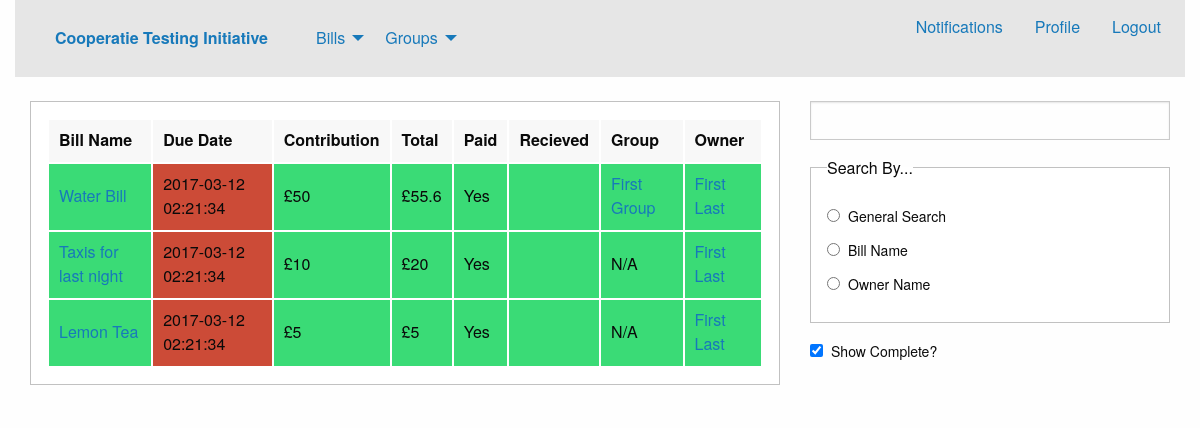
The app's page /bills.php?uid= (signed in) with its own data.
### tables this page shows
CREATE TABLE billContributors
(
	billID INTEGER NOT NULL,
	userID INTEGER NOT NULL,
	groupID INTEGER DEFAULT 0,
	owner BOOLEAN NOT NULL DEFAULT FALSE,
	ammount DOUBLE NOT NULL,
	paid BOOLEAN NOT NULL DEFAULT FALSE,
	recieved BOOLEAN NOT NULL DEFAULT FALSE,
	PRIMARY KEY(billID, userID),
	FOREIGN KEY(billID) REFERENCES bills(billID),
	FOREIGN KEY(userID) REFERENCES users(userID),
	FOREIGN KEY(groupID) REFERENCES groups(groupID)
);

CREATE TABLE bills
(
	billID INTEGER NOT NULL UNIQUE PRIMARY KEY AUTOINCREMENT,
	name VARCHAR(50) NOT NULL,
	total DOUBLE NOT NULL,
	typeID INTEGER NOT NULL DEFAULT 1,
	createTS TIMESTAMP DEFAULT CURRENT_TIMESTAMP,
	editTS TIMESTAMP DEFAULT CURRENT_TIMESTAMP,
	dueTS TIMESTAMP DEFAULT CURRENT_TIMESTAMP,
	complete BOOLEAN NOT NULL DEFAULT FALSE,
	FOREIGN KEY(typeID) REFERENCES billTypes(typeID)
);

CREATE TABLE groups
(
	groupID INTEGER NOT NULL UNIQUE PRIMARY KEY AUTOINCREMENT,
	name VARCHAR(30) NOT NULL,
	createTS TIMESTAMP DEFAULT CURRENT_TIMESTAMP,
	lastlogTS TIMESTAMP DEFAULT CURRENT_TIMESTAMP
);

CREATE TABLE users
(
	userID INTEGER NOT NULL UNIQUE PRIMARY KEY AUTOINCREMENT,
	username VARCHAR(30) NOT NULL UNIQUE,
	realname VARCHAR(30) NOT NULL,
	pass VARCHAR(50) NOT NULL,
	salt VARCHAR(50) NOT NULL,
	email VARCHAR(50) NOT NULL UNIQUE,
	createTS TIMESTAMP DEFAULT CURRENT_TIMESTAMP,
	lastlogTS TIMESTAMP DEFAULT CURRENT_TIMESTAMP
);

### database.php (called while the page is built, shortened)
<?php
class Database {
	private $database;
	function __construct() {
		$this->database = $this->getConnection();
	}
	function prepare($query) {
		return $this->database->prepare($query);
	}
	private function getConnection() {
		$conn = new SQLite3('bill.db');
		return $conn;
	}
}
?>

### bills.php (the view, shortened to what this page needs)
<?php session_start();
$uid = $_SESSION["uid"];
?>
<?php require "header.php"; ?>
<div class="columns medium-8">
<div class="callout">
<table id="bills">
	<thead>
		<tr>
			<td>Bill Name</td>
			<td>Due Date</td>
			<td>Contribution</td>
			<td>Total</td>
			<td>Paid</td>
			<td>Recieved</td>
			<td>Group</td>
			<td>Owner</td>
		</tr>
	</thead>
	<tbody>
<?php
	$db = new Database();
	$stmt = $db->prepare("SELECT * FROM bills
	INNER JOIN billContributors ON bills.billID = billContributors.billID
	INNER JOIN users ON users.userID = billContributors.userID
	WHERE users.userID = :uid	ORDER BY bills.dueTS");
	$stmt->bindValue(":uid", $uid, SQLITE3_INTEGER);
	$result = $stmt->execute();
	while ($bill = $result->fetchArray()) {
		$stmt = $db->prepare("SELECT * FROM bills
		INNER JOIN billContributors ON billContributors.billID = bills.billID
		INNER JOIN users ON billContributors.userID = users.userID
		WHERE bills.billID = :bid AND billContributors.owner = 1;");
		$stmt->bindValue(":bid", $bill["billID"], SQLITE3_INTEGER);
		$tempresult = $stmt->execute();
		$temp = $tempresult->fetchArray();
		$ownerName = $temp["realname"];
		$ownerID = $temp["userID"];
		if (Time() > strtotime($bill["dueTS"])) {
			$dateColour = ' style="background-color: #cc4b37" ';
		} elseif (Time() - (7 * 24 * 60 * 60) > strtotime($bill["dueTS"])) {
			$dateColour=' style="background-color: #ffae00" ';
		}
		if ($bill["paid"]!=0) {
			$paid = "Yes";
			$paidColour = ' style="background-color: #3adb76" ';
		} else {
			$paid = "No";
			$paidColour = ' style="background-color: #cc4b37" ';
		}
		if ($bill["recieved"] != 0) {
			$rColour = ' style="background-color: #3adb76" ';
		} else {
			$recieved = "No";
			$rColour = ' style="background-color: #cc4b37" ';
		}
		if ($bill["complete"] != 0) {
			$complete = "true";
			$rowColour = ' style="background-color: #3adb76" ';
		} else {
			$complete = "false";
			$rowColour='';
		}
		if ($bill["groupID"] != 0) {
			$stmt = $db->prepare("SELECT name FROM groups WHERE groupID = :gid");
			$stmt->bindValue(":gid", $bill["groupID"], SQLITE3_INTEGER);
			$tempresult = $stmt->execute();
			$temp = $tempresult->fetchArray();
			$groupName = '<a href="viewGroup.php?gid='.$bill["groupID"].'">'.$temp["name"].'</a>';
		} else {
			$groupName = "N/A";
		}
		echo '<tr'.$rowColour.'><td><a href=viewBill.php?bid='.$bill["billID"].'>'.$bill["name"]
			.'</a></td><td'.$dateColour.'>'.$bill["dueTS"].'</td><td>£'.$bill["ammount"]
			.'</td><td>£'.$bill["total"].'</td><td'.$paidColour.'>'.$paid.'</td>
			<td'.$rColour.'>'.$recieved.'</td><td>'.$groupName.'</td>
			<td><a href="profile.php?uid='.$ownerID.'">'.$ownerName
			.'</a></td><input type=hidden name="comp" value='.$complete.'></tr>';
	}
?>
</tbody>
</table>
</div>
</div>
<div class="columns large-4 medium-4">
<div class="input group">
<form id="search">
	<input type="text" name="searchTerm" maxlength="30" required />
	<fieldset id="searchTypeGroup" class="callout">
		<legend>Search By...</legend>
		<label><input type="radio" name="searchType" value="0" />General Search</label>
		<label><input type="radio" name="searchType" value="1" />Bill Name</label>
		<label><input type="radio" name="searchType" value="2" />Owner Name</label>
	</fieldset>
</form>
<label><input type="checkbox" id="showComplete" checked />Show Complete?</label>
</div>
</div>
<?php require "footer.php"; ?>

### header.php (shortened to what this page needs)
<?php
require_once 'database.php';
?>
<!DOCTYPE html>
<html class="no-js" lang="en" dir="ltr">
  <head>
    <link rel="stylesheet" href="css/foundation.css">
    <link rel="stylesheet" href="css/app.css">
  </head>
</head>
<body>
		<div class="large-12 columns row">
			<div class="top-bar">
				<div class="top-bar-left">
					<ul class="dropdown menu" data-dropdown-menu>
						<li class="menu-text"><a href="index.php">Cooperatie Testing Initiative</a></li>
						<li>
							<a href="bills.php">Bills</a>
						</li>
						<li>
							<a href="groups.php">Groups</a>
						</li>
					</ul>
				</div>
				<div class="top-bar-right">
					<ul class="menu">
						<li><a href="notifications.php">Notifications</a></li>
						<li><a href="profile.php">Profile</a></li>
						<li><a href="logout.php">Logout</a></li>
					</ul>
				</div>
			</div>
	</div>
	<div class="row">
		<div class="columns large-12">

### footer.php (shortened to what this page needs)
</div>
</div>
</body>
</html>

### records on screen
billcontributors: billID.name "Water Bill", billID.dueTS "2017-03-12 02:21:34", ammount "50", billID.total "55.6", paid "Yes", groupID.name "First Group", userID.realname "First Last"
billcontributors: billID.name "Taxis for last night", billID.dueTS "2017-03-12 02:21:34", ammount "10", billID.total "20", paid "Yes", groupID "N/A", userID.realname "First Last"
billcontributors: billID.name "Lemon Tea", billID.dueTS "2017-03-12 02:21:34", ammount "5", billID.total "5", paid "Yes", groupID "N/A", userID.realname "First Last"
